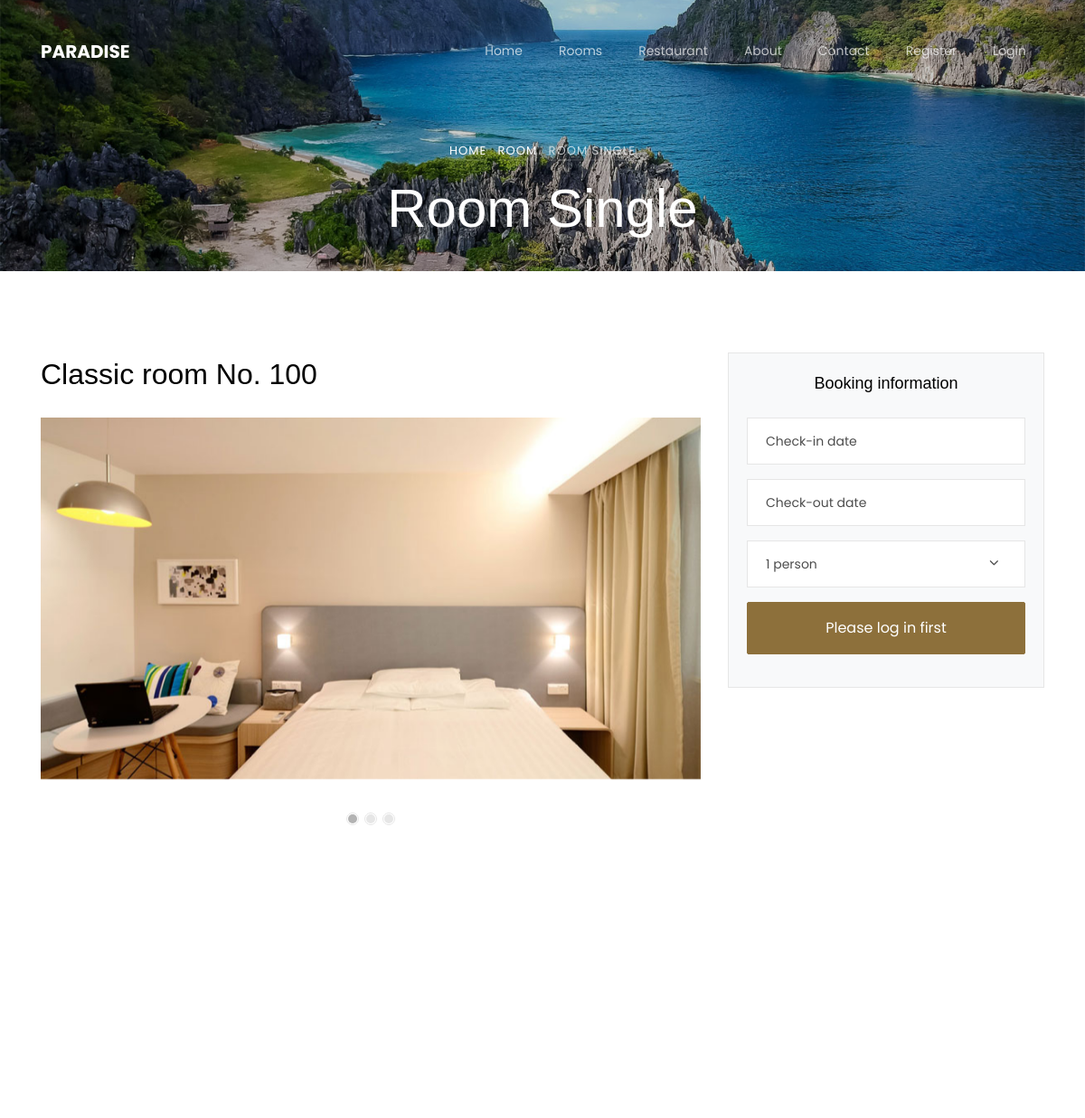
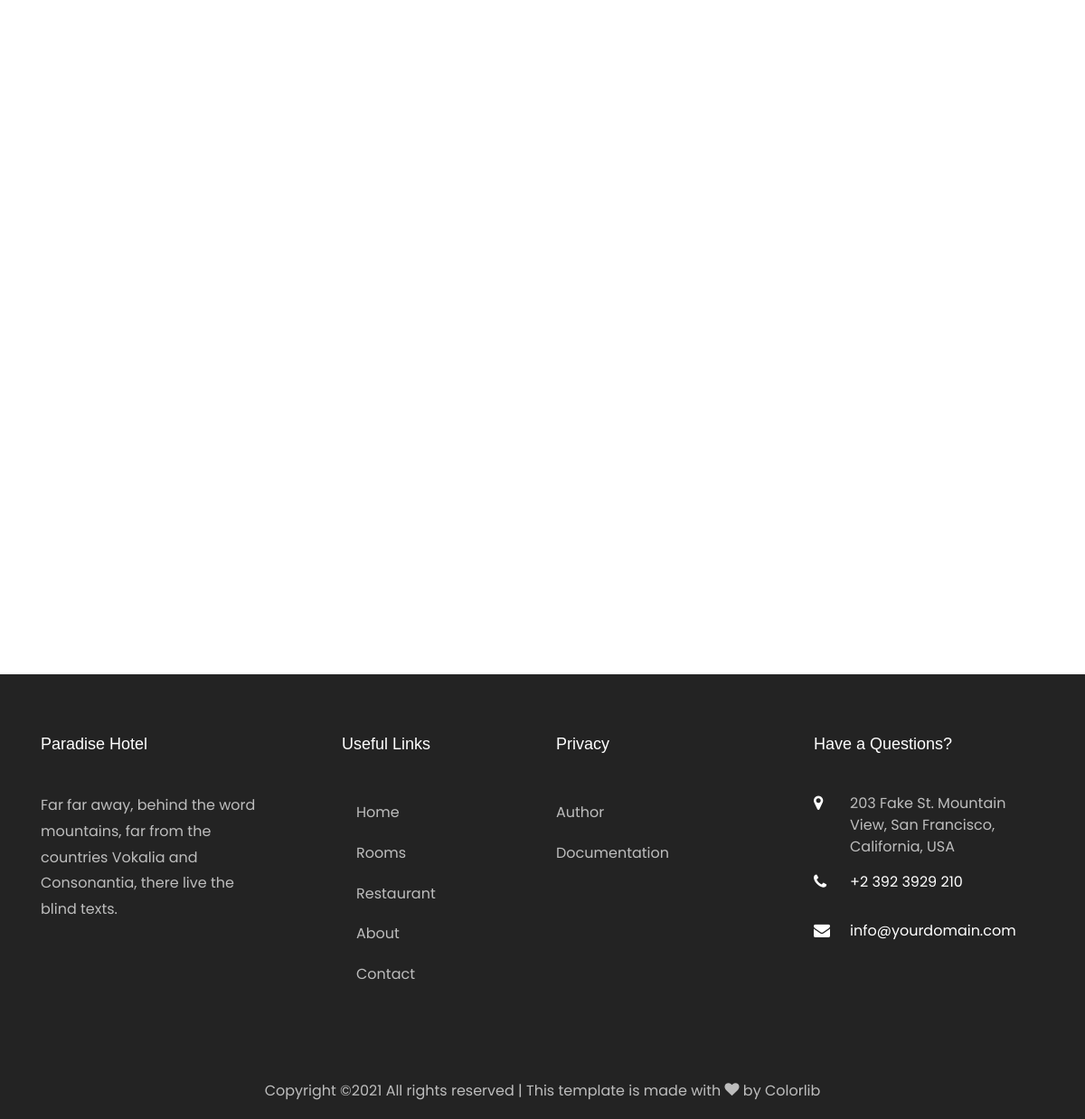
The app's page /index.php?page=room-single&id=1 with its own data (2 pictures, top to bottom).
### tables this page shows
CREATE TABLE `menu` (
  `id` int(255) NOT NULL,
  `link` varchar(255) NOT NULL,
  `name` varchar(255) NOT NULL,
  `position` int(255) NOT NULL
);

CREATE TABLE `room` (
  `id` int(255) NOT NULL,
  `number` int(255) NOT NULL,
  `size` int(10) NOT NULL,
  `num_people` int(10) NOT NULL,
  `num_beds` int(10) NOT NULL,
  `coverImage` varchar(255) NOT NULL,
  `description` text NOT NULL,
  `id_view` int(255) NOT NULL,
  `id_room_type` int(10) NOT NULL
);

CREATE TABLE `room_type` (
  `id` int(10) NOT NULL,
  `name` varchar(255) NOT NULL
);

### views/pages/room-single.php (the view, shortened to what this page needs)
<div class="hero-wrap" style="background-image: url('assets/images/bg_1.jpg');">
  <div class="overlay"></div>
  <div class="container">
    <div class="row no-gutters slider-text d-flex align-itemd-end justify-content-center">
      <div class="col-md-9 ftco-animate text-center d-flex align-items-end justify-content-center">
      	<div class="text">
         <p class="breadcrumbs mb-2" data-scrollax="properties: { translateY: '30%', opacity: 1.6 }"><span class="mr-2"><a href="index.html">Home</a></span> <span class="mr-2"><a href="rooms.html">Room</a></span> <span>Room Single</span></p>
         <h1 class="mb-4 bread">Room Single</h1>
        </div>
      </div>
    </div>
  </div>
</div>
<section class="ftco-section">
  <div class="container">
    <div class="row">
      <div class="col-lg-8">
      	<div class="row">
      		<div class="col-md-12 ftco-animate">
          <?php
                $id = $_GET["id"];
                $query = "SELECT r.id AS idRoom, coverImage, name, number FROM room r INNER JOIN room_type rt ON r.id_room_type=rt.id WHERE r.id = :id ";
                $prepare = $conn->prepare($query);
                $prepare->bindParam(':id', $id);
                $result = $prepare->execute();
                if($result):
                  $image = $prepare->fetch();?>
      			<h2 class="mb-4"><?= $image->name ?> room No. <?= $image->number ?></h2>
      			<div class="single-slider owl-carousel">
      				<div class="item">
      					<div class="room-img" style="background-image: url(assets/images/<?= $image->coverImage ?>.jpg);"></div>
              </div>
                  <?php endif;?>
      			</div>
      		</div>
      	</div>
      </div>
      <div class="col-lg-4 sidebar ftco-animate">
        <div class="sidebar-wrap bg-light ftco-animate">
        <h3 class="heading mb-4">Booking information</h3>
   			<form action="#" method="GET">
   				<div class="fields">
            <div class="form-group">
                <input type="text" class="form-control checkin_date" placeholder="Check-in date"
                <?php
                if(isset($_SESSION['checkIn'])){
                echo "value=".$_SESSION['checkIn']."";
                unset($_SESSION['checkIn']);
                } ?>
                id="checkIn">
              </div>
            <div class="form-group">
                <input type="text" class="form-control checkout_date" placeholder="Check-out date"
                <?php
                if(isset($_SESSION['checkOut'])){
                echo "value=".$_SESSION['checkOut']."";
                unset($_SESSION['checkOut']);
                } ?>
                id="checkOut">
            </div>
            <div class="form-group">
              <div class="select-wrap one-third">
                  <div class="icon"><span class="ion-ios-arrow-down"></span></div>
                    <select name="numPeople" id="numPeople" class="form-control">
                      <?php
                        $id = $_GET['id'];
                        $query = "SELECT num_people FROM room WHERE id = :id";
                        $prepare = $conn->prepare($query);
                        $prepare->bindParam(':id', $id);
                        $result = $prepare->execute();
                        if($result):
                          $r = $prepare->fetch();
                          $num = $r->num_people;
                          for($i=1; $i<=$num; $i++):
                            if($i == 1):
                          ?>
                        <option value=<?= $i ?>
                        <?php
                        if((isset($_SESSION['numPeople'])) && $i == $_SESSION['numPeople']){
                        echo "selected";
                        unset($_SESSION['numPeople']);
                        } ?>
                        ><?= $i ?> person</option>
                            <?php endif; endfor; endif; ?>
                    </select>
                </div>
              </div>
            <div class="form-group">
                <?php
                if(isset($_SESSION["user"])):?>
                  <input type="button" id="book" value="Book now" class="btn btn-primary py-3 px-5">
                <?php else:?>
                  <input type="button" onclick="location.href='login.php';" id="book" value="Please log in first" class="btn btn-primary py-3 px-5">
                <?php
                  endif;?>
            </div>
          </div>
         </form>
        </div>
      </div>
    </div>
  </div>
</section>

### views/fixed/nav.php (shortened to what this page needs)
<nav class="navbar navbar-expand-lg navbar-dark ftco_navbar bg-dark ftco-navbar-light" id="ftco-navbar">
    <div class="container">
      <a class="navbar-brand" href="index.php">Paradise</a>
      <div class="collapse navbar-collapse" id="ftco-nav">
        <ul class="navbar-nav ml-auto">
            <?php
            if(isset($_SESSION["user"])){
                $user = $_SESSION["user"];
                $id = $user->id_role;
            }else{
                $id = 3;
            }
            $query = "SELECT link, m.name FROM role r INNER JOIN menu_role mr ON r.id=mr.id_role
                      INNER JOIN menu m ON mr.id_menu=m.id
                      WHERE r.id = :id ORDER BY position";
            $prepare = $conn->prepare($query);
            $prepare->bindParam(":id", $id);
            $prepare->execute();
            $result = $prepare->fetchAll();
            foreach($result as $r):?>
              <li class="nav-item <?= ($_SERVER["QUERY_STRING"]=="page=".strtolower($r->name))?"active" : ""; ?>">
                  <a href="<?= strtolower($r->name)=="adminpanel" ? "admin/index.php" : "index.php?page=".strtolower($r->name) ?>" class="nav-link"><?= $r->name ?></a>
              </li>
            <?php endforeach; ?>
        </ul>
      </div>
    </div>
  </nav>

### views/fixed/footer.php (shortened to what this page needs)
    <footer class="ftco-footer ftco-bg-dark ftco-section">
      <div class="container">
        <div class="row mb-5">
          <div class="col-md">
            <div class="ftco-footer-widget mb-4">
              <h2 class="ftco-heading-2">Paradise Hotel</h2>
              <p>Far far away, behind the word mountains, far from the countries Vokalia and Consonantia, there live the blind texts.</p>
              <ul class="ftco-footer-social list-unstyled float-md-left float-lft mt-5">
              </ul>
            </div>
          </div>
          <div class="col-md">
            <div class="ftco-footer-widget mb-4 ml-md-5">
              <h2 class="ftco-heading-2">Useful Links</h2>
              <ul class="list-unstyled">
				<?php
				if(isset($_SESSION["user"])){
					$user = $_SESSION["user"];
					$id = $user->id_role;
				}else{
					$id = 3;
				}
				$query = "SELECT link, m.name FROM role r INNER JOIN menu_role mr ON r.id=mr.id_role
						INNER JOIN menu m ON mr.id_menu=m.id
						WHERE r.id = :id ORDER BY position LIMIT 5";
				$prepare = $conn->prepare($query);
				$prepare->bindParam(":id", $id);
				$prepare->execute();
				$result = $prepare->fetchAll();
				foreach($result as $r):?>
				<li class="nav-item <?= (basename($_SERVER["PHP_SELF"])==$r->link)?"active" : ""; ?>">
					<a href="<?= $r->link ?>" class="nav-link"><?= $r->name ?></a>
				</li>
				<?php endforeach; ?>
			</ul>
            </div>
          </div>
          <div class="col-md">
             <div class="ftco-footer-widget mb-4">
              <h2 class="ftco-heading-2">Privacy</h2>
              <ul class="list-unstyled">
                <li><a href="author.php" class="py-2 d-block">Author</a></li>
                <li><a href="documentation.pdf" class="py-2 d-block">Documentation</a></li>
              </ul>
            </div>
          </div>
          <div class="col-md">
            <div class="ftco-footer-widget mb-4">
            	<h2 class="ftco-heading-2">Have a Questions?</h2>
            	<div class="block-23 mb-3">
	              <ul>
	                <li><span class="icon icon-map-marker"></span><span class="text">203 Fake St. Mountain View, San Francisco, California, USA</span></li>
	                <li><a href="#"><span class="icon icon-phone"></span><span class="text">+2 392 3929 210</span></a></li>
	                <li><a href="#"><span class="icon icon-envelope"></span><span class="text">info@yourdomain.com</span></a></li>
	              </ul>
	            </div>
            </div>
          </div>
        </div>
        <div class="row">
          <div class="col-md-12 text-center">
            <p>
  Copyright &copy;<script>document.write(new Date().getFullYear());</script> All rights reserved | This template is made with <i class="icon-heart color-danger" aria-hidden="true"></i> by <a href="https://colorlib.com" target="_blank">Colorlib</a>
  </p>
          </div>
        </div>
      </div>
    </footer>
  </body>
</html>

### assets/css/icomoon.css (style rules this page uses)
[class^="icon-"], [class*=" icon-"] { font-family: 'icomoon' !important; speak: none; font-style: normal; font-weight: normal; font-variant: normal; text-transform: none; line-height: 1; -webkit-font-smoothing: antialiased; -moz-osx-font-smoothing: grayscale; }
.icon-heart:before { content: "\f004"; }
.icon-map-marker:before { content: "\f041"; }
.icon-phone:before { content: "\f095"; }
.icon-envelope:before { content: "\f0e0"; }

### records on screen
menu: name "Home"
menu: name "Rooms"
menu: name "Restaurant"
menu: name "About"
menu: name "Contact"
menu: name "Register"
menu: name "Login"
room: id_room_type.name "Classic", number "100", coverImage (picture)

### other values on screen
form field numPeople "1 person"
